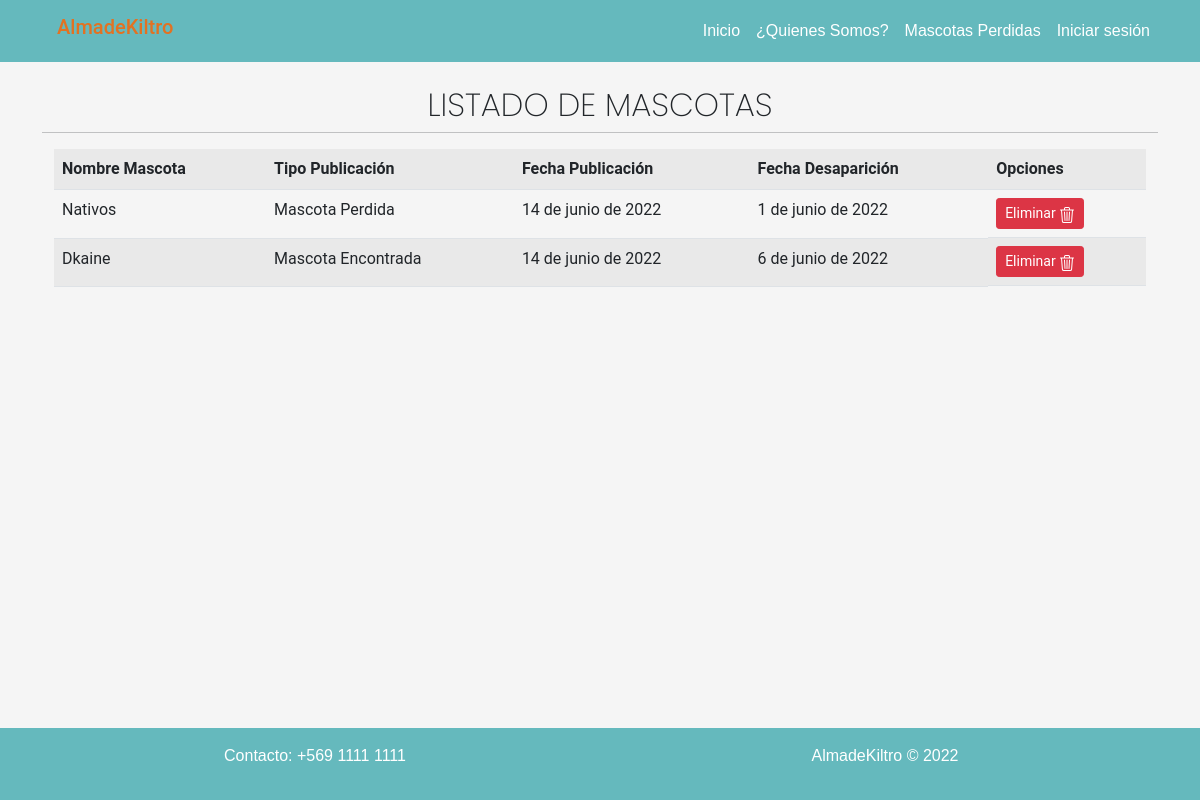
Page /listar_mascota_desaparecida/ on the committed database.
### app/models.py (models this page shows, shortened)
class MascotaDesaparecida(models.Model):
    nombre_desaparecida = models.CharField(max_length=250)
    imagen = models.ImageField(upload_to="mascotas_desaparecidas", null = True)
    fecha_desaparecida = models.DateField()
    fecha_publicacion = models.DateField(auto_now=True)
    region = models.CharField(max_length=250)
    comuna = models.CharField(max_length=250)
    lugar = models.CharField(max_length=250)
    numero_contacto = models.IntegerField(blank=True, null=True)
    descripcion = models.TextField()
    tipo_publicacion = models.CharField(max_length=50,choices=opciones_publicacion)

### app/views.py (the view)
# urls.py: path('listar_mascota_desaparecida/', listar_mascotas_desaparecidas, name="listar_mascotas_desaparecidas"),
def listar_mascotas_desaparecidas(request):
    mascotas = MascotaDesaparecida.objects.all()
    data = {
        'mascotas': mascotas
    }
    return render(request, 'app/mascotas_desaparecidas/listar.html', data)

### app/templates/app/mascotas_desaparecidas/listar.html (shortened to what this page needs)
{% extends 'app/base.html' %}
{% load static %}
{% block contenido %}
<div class="container">
    <div class="row">
        <h2 class="text-center tituloListar">LISTADO DE MASCOTAS</h2>
        <hr>
    </div>
    <div class="table-responsive">
        <table class="table table-striped table-hover ">
            <tr>
                <th>Nombre Mascota</th>
                <th>Tipo Publicación</th>
                <th>Fecha Publicación</th>
                <th>Fecha Desaparición</th>
                <th>Opciones</th>
            </tr>
            {% for m in mascotas %}
            <tr>
                <td>{{ m.nombre_desaparecida | title }}</td>
                <td>{{ m.tipo_publicacion }}</td>
                <td>{{ m.fecha_publicacion }}</td>
                <td>{{ m.fecha_desaparecida }}</td>
                <td class="d-flex">
                    <a href="#" onclick="eliminarMascota({{ m.id }})" class="btn btn-danger btn-sm">Eliminar
                    </a>
                </td>
            </tr>
            {% endfor %}
        </table>
    </div>
</div>
{% endblock %}

### app/static/app/css/navbar.css (style rules this page uses)
body { font-family: 'Roboto', sans-serif; }
* { margin: 0; padding: 0; }

### app/static/app/css/style.css (style rules this page uses)
html { min-height: 100%; position: relative; }
body { background-color: whitesmoke; }
.tituloListar { font-family: 'Poppins'; font-style: ExtraLigth; font-weight:200; }

### rows in the picture
MascotaDesaparecida: nombre_desaparecida "Nativos", tipo_publicacion "Mascota Perdida", fecha_publicacion "14 de junio de 2022", fecha_desaparecida "1 de junio de 2022"
MascotaDesaparecida: nombre_desaparecida "Dkaine", tipo_publicacion "Mascota Encontrada", fecha_publicacion "14 de junio de 2022", fecha_desaparecida "6 de junio de 2022"
